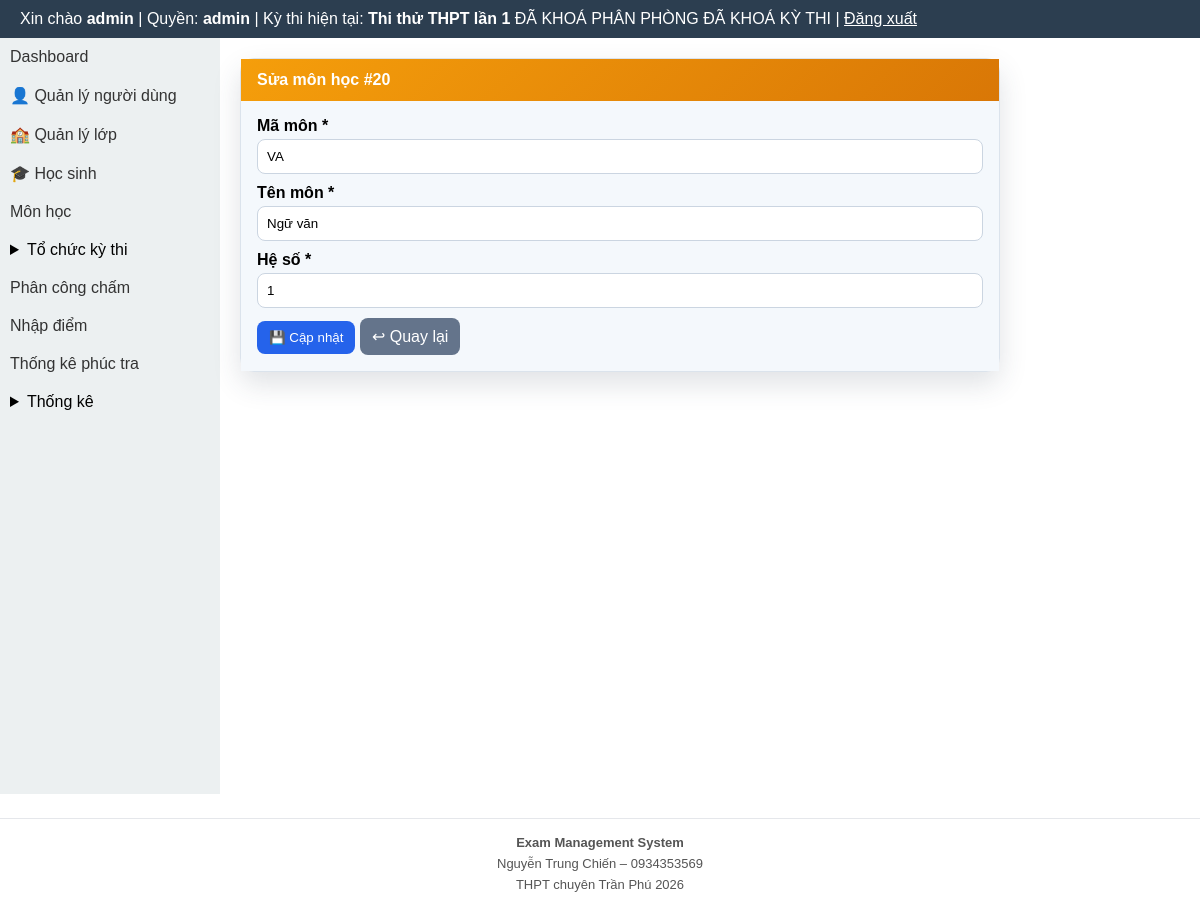
Page /modules/subjects/edit.php?id=20 (signed in) on the committed database.
### tables this page shows
CREATE TABLE exams (
  id INTEGER PRIMARY KEY AUTOINCREMENT,
  ten_ky_thi TEXT,
  nam INTEGER,
  ngay_thi TEXT
, is_default INTEGER DEFAULT 0, deleted_at TEXT, distribution_locked INTEGER DEFAULT 0, rooms_locked INTEGER DEFAULT 0, exam_locked INTEGER DEFAULT 0, scoring_closed INTEGER DEFAULT 0, exam_mode INTEGER DEFAULT 1, is_locked INTEGER DEFAULT 0, is_score_entry_locked INTEGER DEFAULT 0, is_score_published INTEGER DEFAULT 0, is_recheck_open INTEGER DEFAULT 0);

CREATE TABLE subjects (
  id INTEGER PRIMARY KEY AUTOINCREMENT,
  ma_mon TEXT UNIQUE,
  ten_mon TEXT,
  he_so REAL
);

### layout/header.php (called while the page is built, shortened)
<?php
require_once BASE_PATH . '/templates/header.php';

### core/auth.php (called while the page is built, shortened)
<?php
function normalize_role(?string $role): string {
    $normalized = strtolower(trim((string) $role));
    return match ($normalized) {
        'score_entry', 'score-input', 'score_input', 'nhapdiem', 'nhap_diem' => 'scorer',
        'exam_manager', 'quanlythi', 'exam-manager' => 'organizer',
        default => $normalized,
    };
}
function current_user_role(): string {
    $sessionRole = $_SESSION['role'] ?? null;
    if (is_string($sessionRole) && trim($sessionRole) !== '') {
        return normalize_role($sessionRole);
    }
    $userRole = $_SESSION['user']['role'] ?? null;
    return normalize_role(is_string($userRole) ? $userRole : '');
}

### modules/exams/exam_context_helper.php (called while the page is built, shortened)
<?php
function ensureExamLockColumns(PDO $pdo): void
{
    $cols = array_column($pdo->query('PRAGMA table_info(exams)')->fetchAll(PDO::FETCH_ASSOC), 'name');
}
function getCurrentExam(): ?array
{
    global $pdo;
    $cols = array_column($pdo->query('PRAGMA table_info(exams)')->fetchAll(PDO::FETCH_ASSOC), 'name');
    $hasDeletedAt = in_array('deleted_at', $cols, true);
    $activeWhere = $hasDeletedAt ? '(deleted_at IS NULL OR trim(deleted_at) = "")' : '1=1';
    $defaultStmt = $pdo->query('SELECT * FROM exams WHERE ' . $activeWhere . ' AND is_default = 1 ORDER BY id DESC LIMIT 1');
    $defaultExam = $defaultStmt ? $defaultStmt->fetch(PDO::FETCH_ASSOC) : false;
    if (is_array($defaultExam)) {
        return $defaultExam;
    }
}
function getCurrentExamInfo(): ?array
{
    $exam = getCurrentExam();
    global $pdo;
    ensureExamLockColumns($pdo);
    return [
        'id' => (int) ($exam['id'] ?? 0),
        'ten_ky_thi' => (string) ($exam['ten_ky_thi'] ?? ''),
        'distribution_locked' => (int) ($exam['distribution_locked'] ?? 0),
        'rooms_locked' => (int) ($exam['rooms_locked'] ?? 0),
        'exam_locked' => (int) ($exam['exam_locked'] ?? 0),
    ];
}

### modules/subjects/edit.php (the view, shortened to what this page needs)
<?php
require_once BASE_PATH . '/core/auth.php';
require_once BASE_PATH . '/core/db.php';
$id = filter_input(INPUT_GET, 'id', FILTER_VALIDATE_INT);
$stmt = $pdo->prepare('SELECT id, ma_mon, ten_mon, he_so FROM subjects WHERE id = :id LIMIT 1');
$stmt->execute([':id' => $id]);
$subject = $stmt->fetch(PDO::FETCH_ASSOC);
$formData = $subject;
require_once BASE_PATH . '/layout/header.php';
?>
<div class="subjects-layout">
    <?php require_once BASE_PATH . '/layout/sidebar.php'; ?>
    <div class="subjects-main">
        <div class="card">
            <div class="head"><strong>Sửa môn học #<?= (int) $subject['id'] ?></strong></div>
            <div class="body">
                <form method="post">
                    <div class="field"><label>Mã môn *</label><input type="text" name="ma_mon" value="<?= htmlspecialchars($formData['ma_mon'], ENT_QUOTES, 'UTF-8') ?>" required></div>
                    <div class="field"><label>Tên môn *</label><input type="text" name="ten_mon" value="<?= htmlspecialchars($formData['ten_mon'], ENT_QUOTES, 'UTF-8') ?>" required></div>
                    <div class="field"><label>Hệ số *</label><input type="number" step="0.01" min="0.01" name="he_so" value="<?= htmlspecialchars((string)$formData['he_so'], ENT_QUOTES, 'UTF-8') ?>" required></div>
                    <button class="btn btn-primary" type="submit">💾 Cập nhật</button>
                    <a class="btn btn-secondary" href="<?= BASE_URL ?>/modules/subjects/index.php">↩ Quay lại</a>
                </form>
            </div>
        </div>
    </div>
</div>
<?php require_once BASE_PATH . '/layout/footer.php'; ?>

### templates/header.php (shortened to what this page needs)
<?php
require_once BASE_PATH . '/core/auth.php';
$currentExamInfo = null;
$role = function_exists('current_user_role') ? current_user_role() : strtolower(trim((string) ($_SESSION['role'] ?? $_SESSION['user']['role'] ?? '')));
if (in_array($role, ['admin', 'organizer'], true)) {
    require_once BASE_PATH . '/core/db.php';
    require_once BASE_PATH . '/modules/exams/exam_context_helper.php';
    $currentExamInfo = getCurrentExamInfo();
}
$role = $role ?? (function_exists('current_user_role') ? current_user_role() : '');
$currentExamInfo = $currentExamInfo ?? null;
?>
<!DOCTYPE html>
<html lang="vi">
<head>
</head>
<body>
<div class="header">
    Xin chào <b><?= $_SESSION['user']['username'] ?></b>
    | Quyền: <b><?= htmlspecialchars((string) $role, ENT_QUOTES, 'UTF-8') ?></b>
    <?php if ($currentExamInfo !== null): ?>
        | Kỳ thi hiện tại: <b><?= htmlspecialchars((string) $currentExamInfo['ten_ky_thi'], ENT_QUOTES, 'UTF-8') ?></b>
        <?php if (($currentExamInfo['distribution_locked'] ?? 0) === 1 || ($currentExamInfo['rooms_locked'] ?? 0) === 1): ?>
            <span class="badge bg-danger">ĐÃ KHOÁ PHÂN PHÒNG</span>
        <?php endif; ?>
        <?php if (($currentExamInfo['exam_locked'] ?? 0) === 1): ?>
            <span class="badge bg-dark">ĐÃ KHOÁ KỲ THI</span>
        <?php endif; ?>
    <?php endif; ?>
    | <a href="<?= BASE_URL ?>/logout.php" style="color:#fff">Đăng xuất</a>
</div>

### templates/header.php (style rules this page uses)
* { box-sizing: border-box; }
body { margin:0; font-family: Arial; }
.header { background:#2c3e50; color:#fff; padding:10px 20px; }

### modules/subjects/edit.php (style rules this page uses)
.subjects-layout { display:flex; align-items:stretch; width:100%; min-height:calc(100vh - 44px); }
.subjects-main { flex:1 1 auto; min-width:0; padding:20px; }
.card { background:#fff; border:1px solid #dbe3ec; border-radius:14px; box-shadow:0 12px 28px rgba(44,62,80,.15); max-width:760px; }
.head { background:linear-gradient(135deg,#f59e0b,#d97706); color:#fff; padding:12px 16px; }
.body { background:#f4f8fc; padding:16px; }
.field { margin-bottom:10px; }
.field label { display:block; font-weight:700; margin-bottom:4px; }
.field input { width:100%; padding:9px; border:1px solid #cbd5e1; border-radius:8px; }
.btn { display:inline-block; text-decoration:none; border:none; border-radius:8px; color:#fff; padding:9px 12px; cursor:pointer; }
.btn-primary { background:#2563eb; }
.btn-secondary { background:#64748b; }

### rows in the picture
exams: ten_ky_thi "Thi thử THPT lần 1"
subjects: id "20", ma_mon "VA", ten_mon "Ngữ văn", he_so "1"

### other values in the picture
$_SESSION['user']['username'] "admin"
$role "admin"
